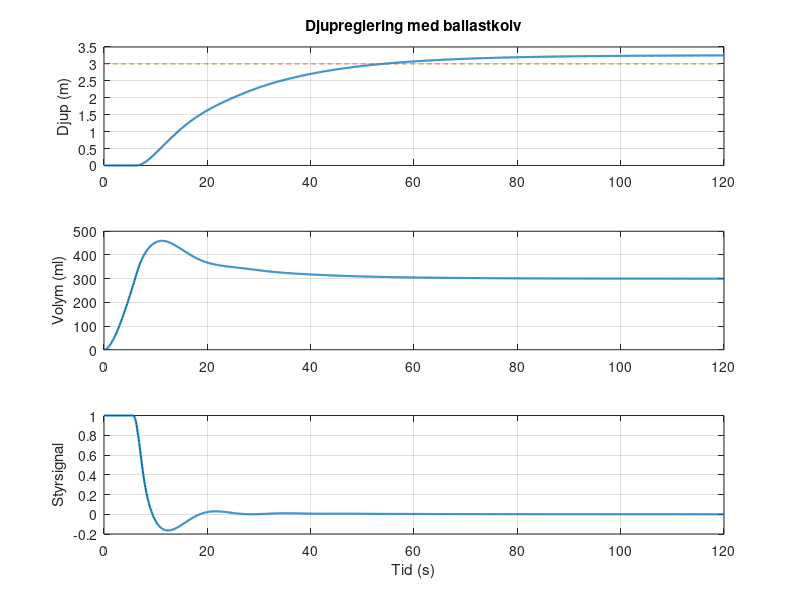
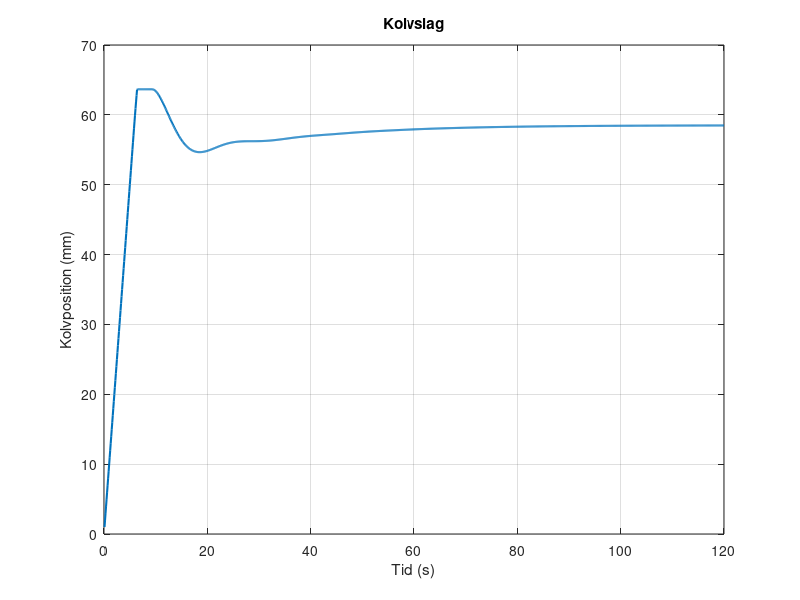
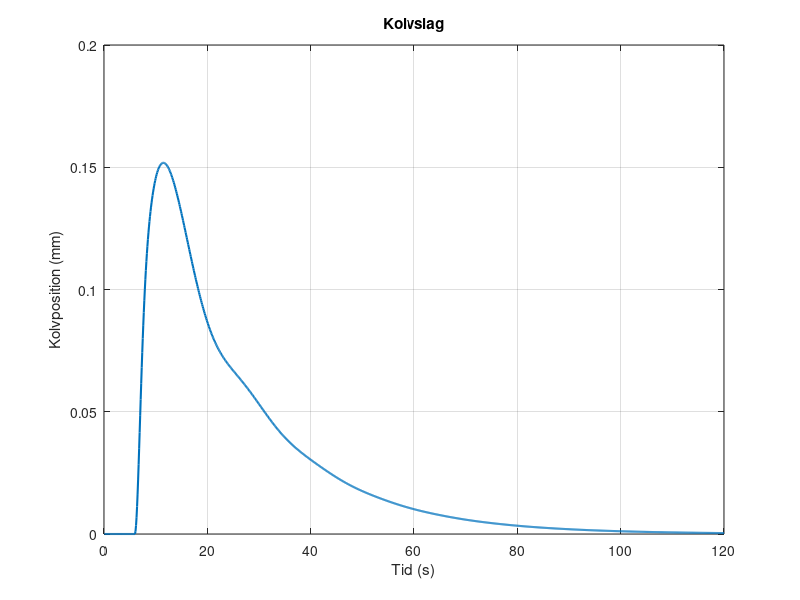

Here is the MATLAB script that generated these plots, in order: (Note: this script raises an error after producing the figures.)
clear; clc;

%% ================= PARAMETRAR =================

% Farkost
m = 3;                  
g = 9.81;
rho = 1000;

% Added mass + hydrodynamik
m_a = 2.5;
C_d = 1.0;
A_cross = 0.07;
d1 = 5;                 % linjär dämpning (VIKTIG)

results = struct();

% Buoyancy
F_pos = 2.94 + m*g;     
V_max = 0.0005;         

% Stepper + ledskruv + syringe
k_m = 5;                 % rad/s per styrsignal
p = 0.002;               % ledskruv stigning
d = 0.1;                 
A = pi*(d/2)^2;          % kolvareal
x_max = V_max / A;       % max slaglängd

motor_torque = 0.65;
F_motor_max = 2*pi*motor_torque/p;

% Hydraulik (NY MODELL)
P_atm = 101325;
K_h = 2e8;               % hydraulisk styvhet (bulk modulus)
R_flow = 5e8;            % slangmotstånd (tunas!)

% PID (bra startvärden)
Kp = 0.3;
Kd = 6;
Ki = 0;

%% ================= SIMULERING =================

dt = 0.1;
T = 120;
N = T/dt;

% Tillstånd
z = 0;        % djup
w = 0;        % hastighet
V = 0;        % faktisk vattenvolym i spruta
x = 0;        % kolvposition (NY!)

% PID tillstånd
e_int = 0;
e_prev = 0;

% Loggning
z_log=zeros(N,1); w_log=zeros(N,1);
V_log=zeros(N,1); x_log=zeros(N,1);
u_log=zeros(N,1);

%% ================= HUVUDLOOP =================
for i = 1:N
    z_ref = 3;   % måldjup

    % ---- Feedforward ----
    V_neutral = F_pos / (rho*g);     % volym för neutral buoyancy
    V_extra = 0.0002;                % extra för snabb start
    V_ff = V_neutral + V_extra;
    V_ff = min(V_ff, V_max);         % begränsa max volym
    x_ff = V_ff / A;                 % kolvreferens från feedforward
    
    %% ----- PID djup -----
    e = z_ref - z;
    e_int = e_int + e*dt;
    e_der = (e - e_prev)/dt;
    u = Kp*e + Ki*e_int + Kd*e_der;
    e_prev = e;

    % ---- Motorstyrsignal ----
    k_colv = 5;                     % hur snabbt kolven vill nå x_ff
    u_ff = k_colv * (x_ff - x) *z_ref;     % feedforward-del
    u = u + u_ff;
    u = max(min(u,1),-1);           % styrsignal -1..1

    %% ----- KOLV DYNAMIK -----
    % last från hydrostatiskt tryck
    P_hydro = rho*g*z + P_atm;
    F_load = P_hydro * A;

    % motor blir långsammare när lasten ökar
    speed_factor = 1; %max(0, 1 - F_load/F_motor_max);

    % kolvhastighet
    x_dot = k_m * u * p;
    x = x + x_dot*dt;
    x = max(min(x,x_max),0);

    % volym som kolven "vill" skapa
    V_piston = A*x;

    %% ----- HYDRAULIK -----
    % tryck i sprutan (hydraulisk fjäder)
    P_syr = P_atm + K_h*(V_piston - V);

    % flöde genom slang
    Q = (P_syr - P_hydro)/R_flow;
    V = V + Q*dt;
    V = max(min(V,V_max),0);

    %% ----- BUOYANCY -----
    F_b = rho*g*V + m*g - F_pos;

    %% ----- DRAG (linjär + kvadratisk) -----
    D = d1*w + 0.5*rho*C_d*A_cross*abs(w)*w;

    %% ----- RÖRELSEEKVATION -----
    F_net = F_b - D;
    m_eff = m + m_a;

    w_dot = F_net/m_eff;
    w = w + w_dot*dt;
    z = z + w*dt;
    z = max(z,0);

    % --- Ythantering ---
    if z <= 0 && w < 0
        w = 0;
        z = 0;
        %V = V_innan;
    end
    %% ----- LOGGA -----
    z_log(i)=z;
    w_log(i)=w;
    V_log(i)=V*1e6;
    x_log(i)=x*1000;
    u_log(i)=u;
end

%% ================= PLOT =================
t=(1:N)*dt;

figure;
subplot(3,1,1)
plot(t,z_log,'LineWidth',1.5); hold on
plot(t,3*ones(N,1),'--')
ylabel('Djup (m)')
title('Djupreglering med ballastkolv')
grid on

subplot(3,1,2)
plot(t,V_log,'LineWidth',1.5)
ylabel('Volym (ml)')
grid on

subplot(3,1,3)
plot(t,u_log,'LineWidth',1.5)
ylabel('Styrsignal')
xlabel('Tid (s)')
grid on

figure;
plot(t,x_log,'LineWidth',1.5)
ylabel('Kolvposition (mm)')
xlabel('Tid (s)')
title('Kolvslag')
grid on
figure;

plot(t,w_log,'LineWidth',1.5)
ylabel('Kolvposition (mm)')
xlabel('Tid (s)')
title('Kolvslag')
grid on

results(1).time = t;
results(1).depth_mean = z_log;


results = computeSettlingTime(results, z_ref, 0.1)
